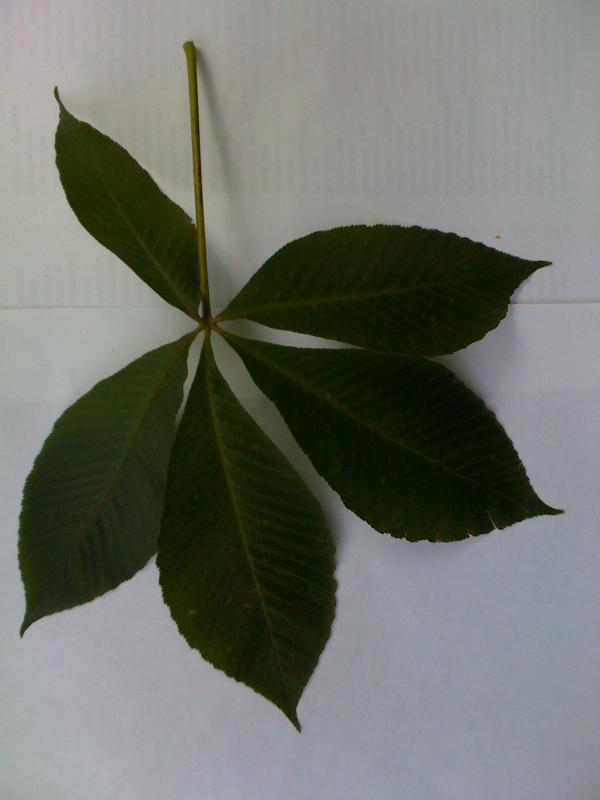
#> input picture dataset/aesculus/aesculus_flava/1249580532_0003.jpg, 600 x 800 px
$ python -i caracteristicas.py   (imports and definitions only)
#> lines starting #> are read from the running program, lines starting #| are printed output that depends on the picture; after the words box and inside, x2 and y2 are one past the last pixel; in counts of white or black regions, pixels touching at a corner belong together
#> further down, picture is the input picture: shape (800, 600, 3); mean B, G, R 105.7, 113.7, 109.9
### segmentacion.py
import cv2 as cv
import numpy as np
import matplotlib.pyplot as plt


def segmentar_hoja(img: np.ndarray, tamano_base: tuple = (256, 256), mostrar: bool = False):
#> called with tamano_base = (256, 256), mostrar = False
    img_res = cv.resize(img, tamano_base, interpolation=cv.INTER_AREA)
    gauss = cv.GaussianBlur(img_res, (5, 5), 0)
    gris = cv.cvtColor(gauss, cv.COLOR_BGR2GRAY)

    _, umbral = cv.threshold(gris, 0, 255, cv.THRESH_BINARY + cv.THRESH_OTSU)
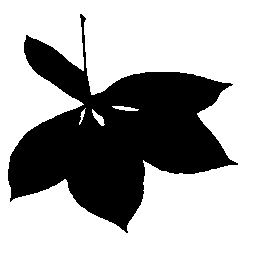
#> umbral: shape (256, 256); 66% white; 1 black region, box (x1, y1, x2, y2) and area: (8, 14, 238, 233) 22261

    esquinas = [umbral[0, 0], umbral[0, -1], umbral[-1, 0], umbral[-1, -1]]
#> esquinas = [255, 255, 255, 255]
    if np.mean(esquinas) > 127:
        umbral = 255 - umbral

    kernel = cv.getStructuringElement(cv.MORPH_RECT, (3, 3))
    umbral_morf = cv.dilate(umbral, kernel, iterations=2)
#> umbral_morf: shape (256, 256); 38.3% white; 1 white region, box (x1, y1, x2, y2) and area: (6, 12, 240, 235) 25078
    umbral_morf = cv.erode(umbral_morf, kernel, iterations=2)
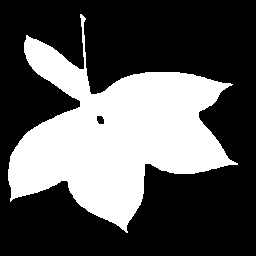
#> umbral_morf: shape (256, 256); 34.3% white; 1 white region

    contornos, _ = cv.findContours(umbral_morf, cv.RETR_EXTERNAL, cv.CHAIN_APPROX_SIMPLE)
#> contornos = 1 contour; box (x1, y1, x2, y2) and area: (8, 14, 238, 233) 22066
    if len(contornos) == 0:
        mascara = np.ones(gris.shape, dtype=np.uint8) * 255
        cnt = np.array([[[0, 0]], [[gris.shape[1]-1, 0]],
                        [[gris.shape[1]-1, gris.shape[0]-1]], [[0, gris.shape[0]-1]]])
    else:
        cnt = max(contornos, key=cv.contourArea)
#> cnt = contour of 429 points, box (x1, y1, x2, y2) (8, 14, 238, 233), area 22066
        mascara = np.zeros(gris.shape, dtype=np.uint8)
        cv.drawContours(mascara, [cnt], -1, 255, -1)
#> mascara: shape (256, 256); 34.4% white; 1 white region, box (x1, y1, x2, y2) and area: (8, 14, 238, 233) 22530

    if mostrar:
        # ---- VISUALIZACIÓN DEL PIPELINE DE SEGMENTACIÓN ----
        etapas = [
            (cv.cvtColor(img_res, cv.COLOR_BGR2RGB), "1. Original (resized)"),
            (cv.cvtColor(gauss, cv.COLOR_BGR2RGB), "2. GaussianBlur 5x5"),
            (gris, "3. Escala de grises"),
            (umbral, "4. Otsu (posible inversión)"),
            (umbral_morf, "5. Dilate + Erode (3x3)"),
            (mascara, "6. Máscara final"),
        ]
        fig, axes = plt.subplots(2, 3, figsize=(14, 8))
        for ax, (im, tit) in zip(axes.ravel(), etapas):
            ax.imshow(im, cmap="gray" if len(im.shape) == 2 else None)
            ax.set_title(tit)
            ax.axis("off")
        plt.suptitle("Pipeline de segmentación de hoja")
        plt.tight_layout()
        plt.show()

    return img_res, gris, mascara, cnt

### caracteristicas.py
import cv2 as cv
import numpy as np
import matplotlib.pyplot as plt
from segmentacion import segmentar_hoja


def calculateBrightnessContrast(img: np.ndarray) -> tuple:
    img_gray = cv.cvtColor(img, cv.COLOR_BGR2GRAY)
    return np.mean(img_gray), np.std(img_gray)


def extraer_caracteristicas(img: np.ndarray, mostrar: bool = False):
    img_res, gris, mascara, c = segmentar_hoja(img)
#> c has the same summary as cnt in segmentar_hoja

    # --- 1. GEOMETRÍA Y MOMENTOS ---
    M = cv.moments(c)
#> M = moments, m00 22066.5, centre m10/m00, m01/m00 = (114.8, 135.2)
    cx = (M['m10'] / M['m00']) if M['m00'] != 0 else 0.0
#> cx = 114.8
    cy = (M['m01'] / M['m00']) if M['m00'] != 0 else 0.0
#> cy = 135.2
    area = max(cv.contourArea(c), 1.0)
#> area = 22066.5
    perimetro = max(cv.arcLength(c, closed=True), 1.0)
#> perimetro = 1065.4
    compacidad = (4.0 * np.pi * area) / (perimetro ** 2)
#> compacidad = 0.244

    hu = cv.HuMoments(M).flatten()
#> hu = [0.209, 0.00416, 0.000641, 6.07e-05, 1.14e-08, -2.87e-06, -3.5e-09]
    hu_log = -np.sign(hu) * np.log10(np.abs(hu) + 1e-12)
#> hu_log = [0.68, 2.38, 3.19, 4.22, 7.94, -5.54, -8.46]

    # --- 2. BRILLO, CONTRASTE E HISTOGRAMAS RGB ---
    img_enmascarada = cv.bitwise_and(img_res, img_res, mask=mascara)
    brillo, contraste = calculateBrightnessContrast(img_enmascarada)
#> in calculateBrightnessContrast, `img_gray = cv.cvtColor(img, cv.COLOR_BGR2GRAY)`:
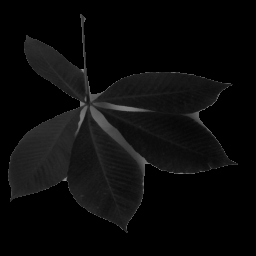
#> img_gray: shape (256, 256); min 0, max 147, mean 10.6
#> brillo = 10.55; contraste = 18.05

    b, g, r = cv.split(img_res)
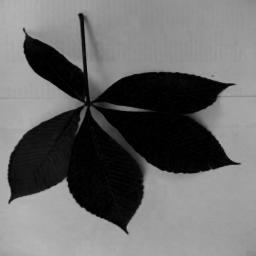
#> b: shape (256, 256); min 0, max 182, mean 105.7
    hist_b = cv.calcHist([b], [0], mascara, [16], [0, 256]).flatten() / area
#> hist_b = [0.777, 0.164, 0.0218, 0.0201, 0.017, 0.0126, 0.00594, 0.00267, 0.000181, 9.06e-05, 0, 0, 0, 0, 0, 0]
    hist_g = cv.calcHist([g], [0], mascara, [16], [0, 256]).flatten() / area
#> hist_g = [0.0292, 0.488, 0.349, 0.0817, 0.0309, 0.0212, 0.0134, 0.00675, 0.000363, 9.06e-05, 0, 0, 0, 0, 0, 0]
    hist_r = cv.calcHist([r], [0], mascara, [16], [0, 256]).flatten() / area
#> hist_r = [0.254, 0.454, 0.213, 0.0317, 0.0286, 0.0208, 0.012, 0.00562, 0.000136, 4.53e-05, 0, 0, 0, 0, 0, 0]

    # --- 3. BORDES SOBEL Y CANNY ---
    sx = cv.convertScaleAbs(cv.Sobel(gris, cv.CV_64F, 1, 0, ksize=3))
    sy = cv.convertScaleAbs(cv.Sobel(gris, cv.CV_64F, 0, 1, ksize=3))
    sobel_total = cv.addWeighted(sx, 0.5, sy, 0.5, 0)
    sobel_hoja = cv.bitwise_and(sobel_total, sobel_total, mask=mascara)
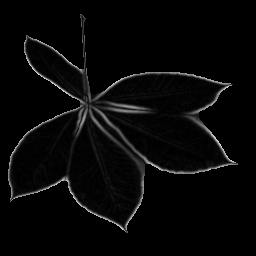
#> sobel_hoja: shape (256, 256); min 0, max 231, mean 7.3
    media_sobel = np.sum(sobel_hoja) / area
#> media_sobel = 21.71

    canny_medio = cv.Canny(gris, 100, 200)
#> canny_medio: shape (256, 256); 2.5% white in thin lines or dots, all inside (x1, y1, x2, y2) = (7, 13, 241, 235)
    canny_hoja = cv.bitwise_and(canny_medio, canny_medio, mask=mascara)
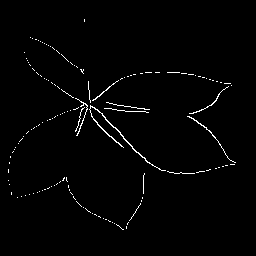
#> canny_hoja: shape (256, 256); 1.5% white in thin lines or dots, all inside (x1, y1, x2, y2) = (8, 19, 236, 230)
    densidad_canny = np.sum(canny_hoja > 0) / area
#> densidad_canny = 0.0441

    # --- 4. PUNTOS CLAVE ORB ---
    orb = cv.ORB_create()
    puntos_orb, _ = orb.detectAndCompute(gris, mascara)
#> puntos_orb = 40 keypoints; strongest (x, y, size): (77, 112, 64.3), (80, 103, 37.2), (81, 112, 64.3), (87, 114, 64.3)
    num_puntos_orb = float(len(puntos_orb)) / area
#> num_puntos_orb = 0.00181

    vector = np.concatenate([
        np.array([area, perimetro, compacidad, cx, cy,
                  brillo, contraste, media_sobel, densidad_canny, num_puntos_orb],
                 dtype=np.float32),
        hu_log.astype(np.float32),
        hist_b.astype(np.float32),
        hist_g.astype(np.float32),
        hist_r.astype(np.float32),
    ])
#> vector = 65 values, max 22066.5 at index 0, min -8.46 at index 16, mean 360.6

    img_geom = img_res.copy()
    cv.drawContours(img_geom, [c], -1, (0, 255, 0), 2)
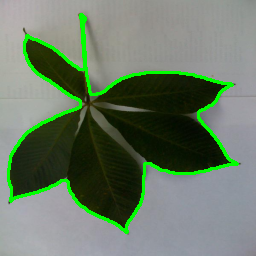
#> img_geom: shape (256, 256, 3); mean B, G, R 102.5, 122.4, 105.8
    cv.circle(img_geom, (int(cx), int(cy)), 4, (0, 0, 255), -1)
#> img_geom: shape (256, 256, 3); 0.07% of pixels changed, all inside (x1, y1, x2, y2) = (110, 131, 119, 140)

    if mostrar:
        # ---- VISUALIZACIÓN DE CARACTERÍSTICAS ----
        fig = plt.figure(figsize=(16, 10))

        # Fila 1: imagen, máscara, contorno+centroide
        ax1 = plt.subplot(2, 4, 1)
        ax1.imshow(cv.cvtColor(img_res, cv.COLOR_BGR2RGB)); ax1.set_title("Original"); ax1.axis("off")
        ax2 = plt.subplot(2, 4, 2)
        ax2.imshow(mascara, cmap="gray"); ax2.set_title("Máscara"); ax2.axis("off")
        ax3 = plt.subplot(2, 4, 3)
        ax3.imshow(cv.cvtColor(img_geom, cv.COLOR_BGR2RGB)); ax3.set_title("Contorno + centroide"); ax3.axis("off")
        ax4 = plt.subplot(2, 4, 4)
        ax4.imshow(sobel_hoja, cmap="gray"); ax4.set_title(f"Sobel (media={media_sobel:.1f})"); ax4.axis("off")

        # Fila 2: Canny, ORB, histograma RGB
        ax5 = plt.subplot(2, 4, 5)
        ax5.imshow(canny_hoja, cmap="gray"); ax5.set_title(f"Canny (dens={densidad_canny:.3f})"); ax5.axis("off")
        ax6 = plt.subplot(2, 4, 6)
        ax6.imshow(cv.drawKeypoints(img_res, puntos_orb, None, flags=cv.DRAW_MATCHES_FLAGS_DRAW_RICH_KEYPOINTS)[..., ::-1])
        ax6.set_title(f"ORB ({len(puntos_orb)} pts)"); ax6.axis("off")

        ax7 = plt.subplot(2, 4, 7)
        ax7.plot(hist_b, color="blue", label="B")
        ax7.plot(hist_g, color="green", label="G")
        ax7.plot(hist_r, color="red", label="R")
        ax7.set_title("Histograma RGB (16 bins)"); ax7.legend(); ax7.set_xlim([0, 16])

        ax8 = plt.subplot(2, 4, 8)
        ax8.bar(range(len(hu_log)), hu_log, color="purple")
        ax8.set_title("Momentos de Hu (log)"); ax8.set_xlabel("i")

        plt.suptitle(f"Características extraídas — Área={area:.0f}, Perím={perimetro:.0f}, "
                     f"Compacidad={compacidad:.2f}, Brillo={brillo:.1f}, Contraste={contraste:.1f}")
        plt.tight_layout()
        plt.show()

    return vector, img_geom

>>> import cv2
>>> picture = cv2.imread('dataset/aesculus/aesculus_flava/1249580532_0003.jpg')
>>> result = extraer_caracteristicas(picture)

$ run again, on dataset/aesculus/aesculus_flava/1259118878_0059.jpg
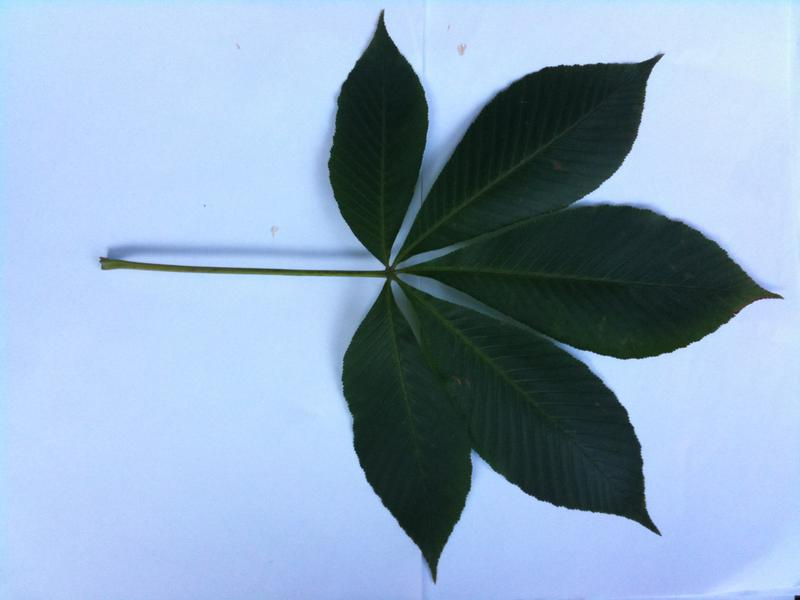
#> input picture dataset/aesculus/aesculus_flava/1259118878_0059.jpg, 800 x 600 px
#> picture is the input picture: shape (600, 800, 3); mean B, G, R 191, 165.3, 140.7
#> in segmentar_hoja, `_, umbral = cv.threshold(gris, 0, 255, cv.THRESH_BINARY + cv.THRESH_OT..`:
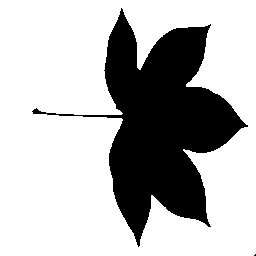
#> umbral: shape (256, 256); 71.9% white; 2 black regions (1 under 20 px), largest, box (x1, y1, x2, y2) and area: (32, 8, 248, 247) 18391
#> esquinas = [255, 255, 255, 0]
#> contornos = 2 contours, 1 with area under 20; largest, box (x1, y1, x2, y2) and area: (32, 8, 248, 247) 17978
#> cnt = contour of 406 points, box (x1, y1, x2, y2) (32, 8, 248, 247), area 17978
#> mascara: shape (256, 256); 28.1% white; 1 white region, box (x1, y1, x2, y2) and area: (32, 8, 248, 247) 18445
#> c has the same summary as cnt in segmentar_hoja
#> M = moments, m00 17978.5, centre m10/m00, m01/m00 = (161.7, 123.4)
#> cx = 161.7
#> cy = 123.4
#> area = 17978.5
#> perimetro = 1049.9
#> compacidad = 0.205
#> hu = [0.21, 0.00918, 0.000376, 2.03e-05, -1.54e-09, -1.94e-06, 8.88e-10]
#> hu_log = [0.677, 2.04, 3.43, 4.69, -8.81, -5.71, 9.05]
#> brillo = 11.09; contraste = 20.32
#> hist_b = [0.00089, 0.351, 0.529, 0.071, 0.0164, 0.0113, 0.00896, 0.00962, 0.011, 0.00601, 0.00501, 0.00211, 0.000723, 0.000834, 0.000779, 0.000556]
#> hist_g = [0, 0.0842, 0.711, 0.15, 0.023, 0.0154, 0.0174, 0.0142, 0.00551, 0.00317, 0.000834, 0.00117, 0.000278, 0.000167, 0, 0]
#> hist_r = [0.103, 0.782, 0.0694, 0.0193, 0.0192, 0.0192, 0.00829, 0.00389, 0.000946, 0.00106, 0.000278, 0.000167, 0, 0, 0, 0]
#> media_sobel = 27.07
#> canny_medio: shape (256, 256); 2.2% white in thin lines or dots, all inside (x1, y1, x2, y2) = (31, 4, 256, 256)
#> canny_hoja: shape (256, 256); 1.2% white in thin lines or dots, all inside (x1, y1, x2, y2) = (36, 11, 246, 245)
#> densidad_canny = 0.0452
#> puntos_orb = 56 keypoints; strongest (x, y, size): (185, 150, 53.6), (187, 85, 31), (151, 194, 37.2), (33, 112, 31)
#> num_puntos_orb = 0.00311
#> vector = 65 values, max 17978.5 at index 0, min -8.81 at index 14, mean 298.2
#> in extraer_caracteristicas, `cv.drawContours(img_geom, [c], -1, (0, 255, 0), 2)`:
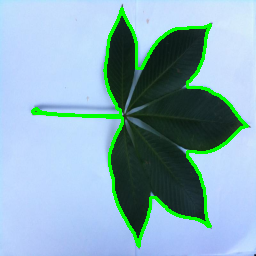
#> img_geom: shape (256, 256, 3); mean B, G, R 185, 172.2, 136.4

$ run again, on dataset/aesculus/aesculus_flava/1259118878_0106.jpg
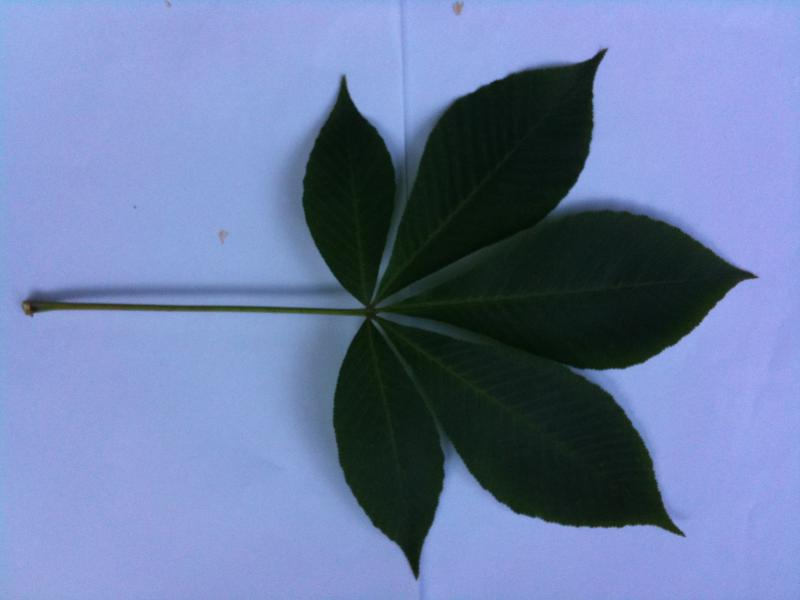
#> input picture dataset/aesculus/aesculus_flava/1259118878_0106.jpg, 800 x 600 px
#> picture is the input picture: shape (600, 800, 3); mean B, G, R 164.7, 123.6, 106.4
#> in segmentar_hoja, `_, umbral = cv.threshold(gris, 0, 255, cv.THRESH_BINARY + cv.THRESH_OT..`:
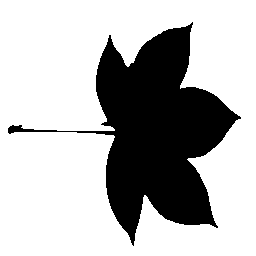
#> umbral: shape (256, 256); 71.7% white; 1 black region, box (x1, y1, x2, y2) and area: (8, 22, 241, 246) 18561
#> esquinas = [255, 255, 255, 255]
#> contornos = 1 contour; box (x1, y1, x2, y2) and area: (8, 22, 241, 246) 18145
#> cnt = contour of 383 points, box (x1, y1, x2, y2) (8, 22, 241, 246), area 18145
#> c has the same summary as cnt in segmentar_hoja
#> M = moments, m00 18145, centre m10/m00, m01/m00 = (156.8, 131.2)
#> cx = 156.8
#> cy = 131.2
#> area = 18145
#> perimetro = 1029.5
#> compacidad = 0.215
#> hu = [0.203, 0.00627, 1.17e-05, 2.6e-05, 9.64e-11, -1.96e-06, 4.42e-10]
#> hu_log = [0.693, 2.2, 4.93, 4.59, 10.01, -5.71, 9.35]
#> brillo = 7.88; contraste = 14.83
#> hist_b = [0.206, 0.695, 0.0453, 0.0225, 0.0145, 0.0114, 0.0112, 0.00981, 0.00744, 0.00176, 0.000441, 0.00011, 0, 0, 0, 0]
#> hist_g = [0.00022, 0.648, 0.284, 0.0358, 0.0246, 0.0189, 0.0104, 0.00259, 0.000165, 0, 0, 0, 0, 0, 0, 0]
#> hist_r = [0.601, 0.333, 0.0347, 0.0252, 0.0209, 0.00909, 0.000551, 0.00011, 0, 0, 0, 0, 0, 0, 0, 0]
#> media_sobel = 20.23
#> canny_medio: shape (256, 256); 1.8% white in thin lines or dots, all inside (x1, y1, x2, y2) = (7, 20, 242, 248)
#> canny_hoja: shape (256, 256); 1.1% white in thin lines or dots, all inside (x1, y1, x2, y2) = (8, 25, 241, 243)
#> densidad_canny = 0.0385
#> puntos_orb = 11 keypoints; strongest (x, y, size): (188, 159, 31), (180, 87, 31), (145, 196, 31), (113, 128, 37.2)
#> num_puntos_orb = 0.000606
#> vector = 65 values, max 18145 at index 0, min -5.71 at index 15, mean 300.5
#> in extraer_caracteristicas, `cv.drawContours(img_geom, [c], -1, (0, 255, 0), 2)`:
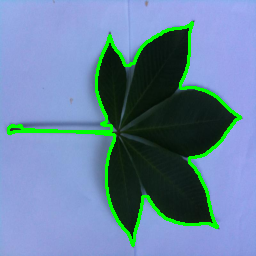
#> img_geom: shape (256, 256, 3); mean B, G, R 159.9, 131.6, 103.2
